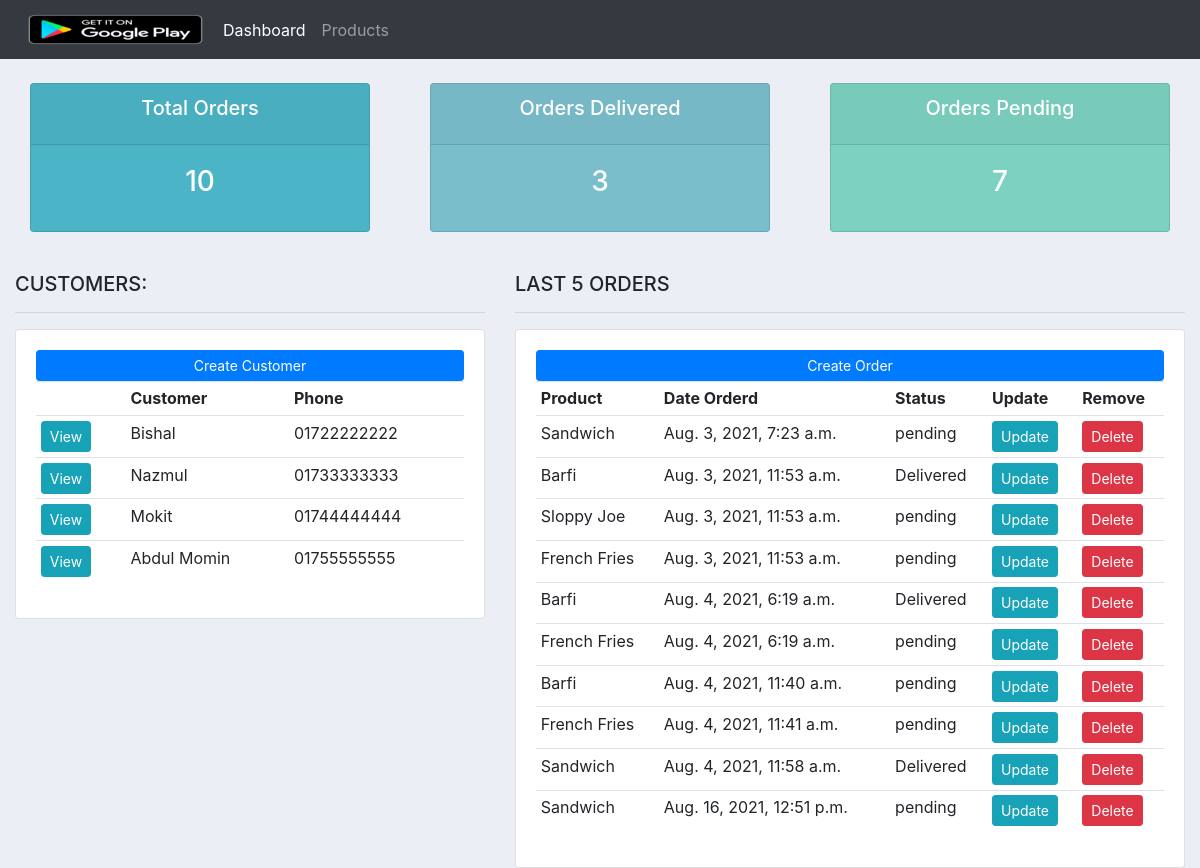
The page / on the database its author committed.
### accounts/models.py (models this page shows, shortened)
class Customer(models.Model):
    name = models.CharField(max_length=200, null=True)
    phone = models.CharField(max_length=50, null=True)
    email = models.CharField(max_length=200, null=True)
    date_created = models.DateTimeField(auto_now_add=True, null=True)

class Orders(models.Model):
    STATUS = (
        ('pending', 'pending'),
        ('Out For Delivery', 'Out For Delivery'),
        ('Delivered', 'Delivered')
    )
    customer = models.ForeignKey(Customer, null=True, on_delete=models.SET_NULL)
    product = models.ForeignKey(Product, null=True, on_delete=models.SET_NULL)
    date_created = models.DateTimeField(auto_now_add=True, null=True)
    status = models.CharField(max_length=200, null=True, choices=STATUS)

class Product(models.Model):
    CATEGORY = (
        ('Indoor', 'Indoor'),
        ('Out Door', 'Out Door')
    )
    tag = models.ManyToManyField(Tag)
    name = models.CharField(max_length=200, null=True)
    price = models.FloatField(max_length=200, null=True)
    category = models.CharField(max_length=200, null=True, choices=CATEGORY)
    description = models.TextField(max_length=1000, null=True)
    date_created = models.DateTimeField(auto_now_add=True, null=True)
    def __str__(self):
        return self.name

### accounts/views.py (the view)
# urls.py: 2. Add a URL to urlpatterns:  path('', views.home, name='home')
def home(request):
    customers = Customer.objects.all()
    orders = Orders.objects.all()
    total_orders = orders.count()
    delivered = orders.filter(status='Delivered').count()
    pending = orders.filter(status='pending').count()
    context = {'customers' : customers, 'orders' : orders, 'total_orders' : total_orders, 'delivered' : delivered, 'pending' : pending}
    return render(request, 'accounts/dashboard.html', context)

### accounts/templates/accounts/dashboard.html
{%  extends 'accounts/main.html' %}
{% block content %}
{%  include 'accounts/status.html' %}
<br>
<div class="row">
	<div class="col-md-5">
		<h5>CUSTOMERS:</h5>
		<hr>
		<div class="card card-body">
			<a class="btn btn-primary  btn-sm btn-block" href="">Create Customer</a>
			<table class="table table-sm">
				<tr>
                    <th></th>
					<th>Customer</th>
					<th>Phone</th>
				</tr>
                {% for customer in customers %}
                    <tr>
                        <td><a href="{% url 'customer' customer.id %}" class="btn btn-sm btn-info">View</a></td>
                        <td>{{ customer.name }}</td>
                        <td>{{ customer.phone }}</td>
                    </tr>
                {% endfor %}
			</table>
		</div>
	</div>
	<div class="col-md-7">
		<h5>LAST 5 ORDERS</h5>
		<hr>
		<div class="card card-body">
			<a class="btn btn-primary  btn-sm btn-block" href="{% url 'createOrder' %}">Create Order</a>
			<table class="table table-sm">
				<tr>
					<th>Product</th>
					<th>Date Orderd</th>
					<th>Status</th>
					<th>Update</th>
					<th>Remove</th>
				</tr>
                {% for order in orders %}
                    <tr>
                        <td>{{ order.product }}</td>
                        <td>{{ order.date_created }}</td>
                        <td>{{ order.status }}</td>
                    <td><a class="btn btn-sm btn-info" href="">Update</a></td>
                    <td><a class="btn btn-sm btn-danger" href="">Delete</a></td>
                    </tr>
                {% endfor %}
			</table>
		</div>
	</div>
</div>
{% endblock %}

### static/css/main.css (style rules this page uses)
body { background-color: #ebeff5; }

### rows shown on the page
Customer: name "Bishal", phone "01722222222"
Customer: name "Nazmul", phone "01733333333"
Customer: name "Mokit", phone "01744444444"
Customer: name "Abdul Momin", phone "01755555555"
Orders: product "Sandwich", date_created "Aug. 3, 2021, 7:23 a.m.", status "pending"
Orders: product "Barfi", date_created "Aug. 3, 2021, 11:53 a.m.", status "Delivered"
Orders: product "Sloppy Joe", date_created "Aug. 3, 2021, 11:53 a.m.", status "pending"
Orders: product "French Fries", date_created "Aug. 3, 2021, 11:53 a.m.", status "pending"
Orders: product "Barfi", date_created "Aug. 4, 2021, 6:19 a.m.", status "Delivered"
Orders: product "French Fries", date_created "Aug. 4, 2021, 6:19 a.m.", status "pending"
Orders: product "Barfi", date_created "Aug. 4, 2021, 11:40 a.m.", status "pending"
Orders: product "French Fries", date_created "Aug. 4, 2021, 11:41 a.m.", status "pending"
Orders: product "Sandwich", date_created "Aug. 4, 2021, 11:58 a.m.", status "Delivered"
Orders: product "Sandwich", date_created "Aug. 16, 2021, 12:51 p.m.", status "pending"

### other values the page prints
{{ total_orders }} "10"
{{ delivered }} "3"
{{ pending }} "7"
